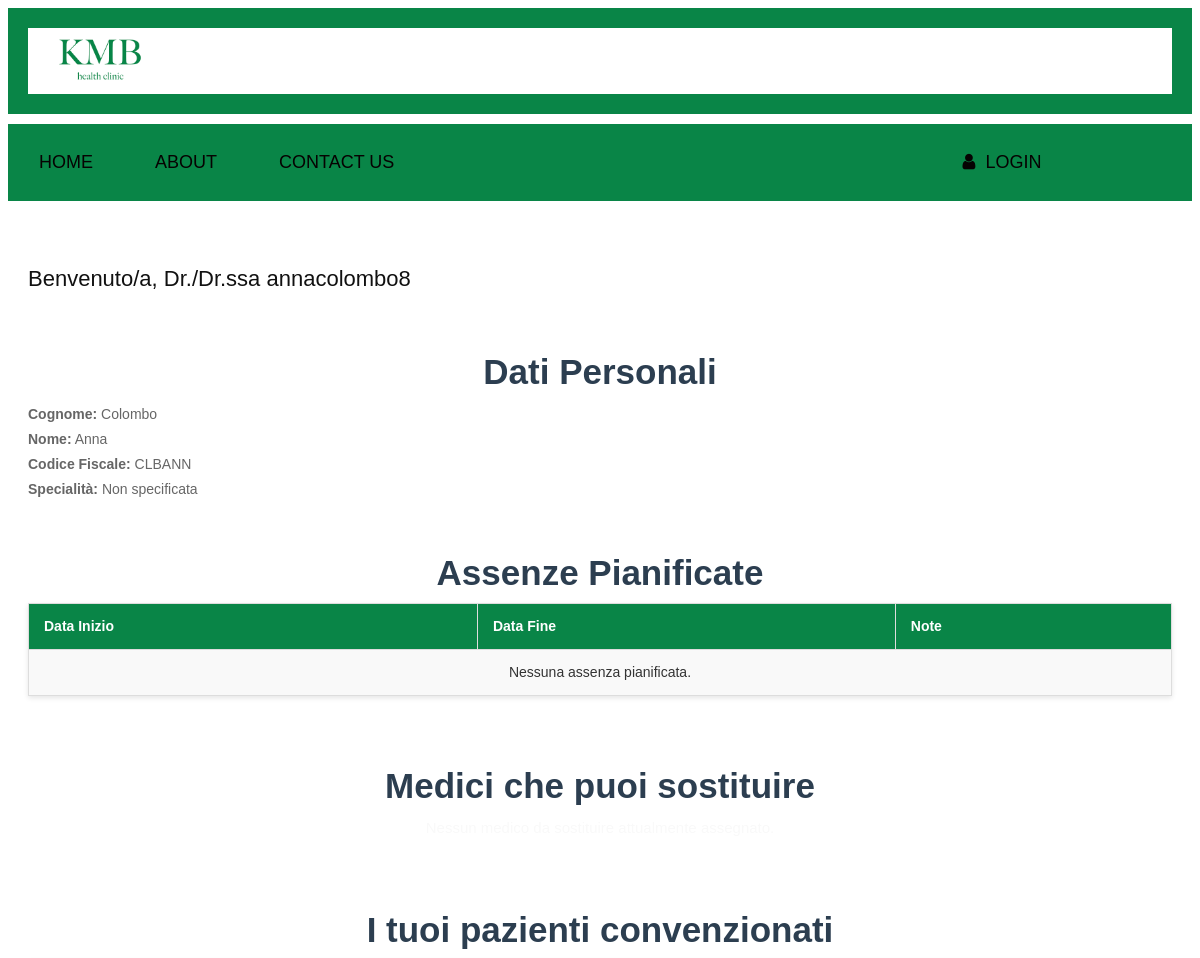
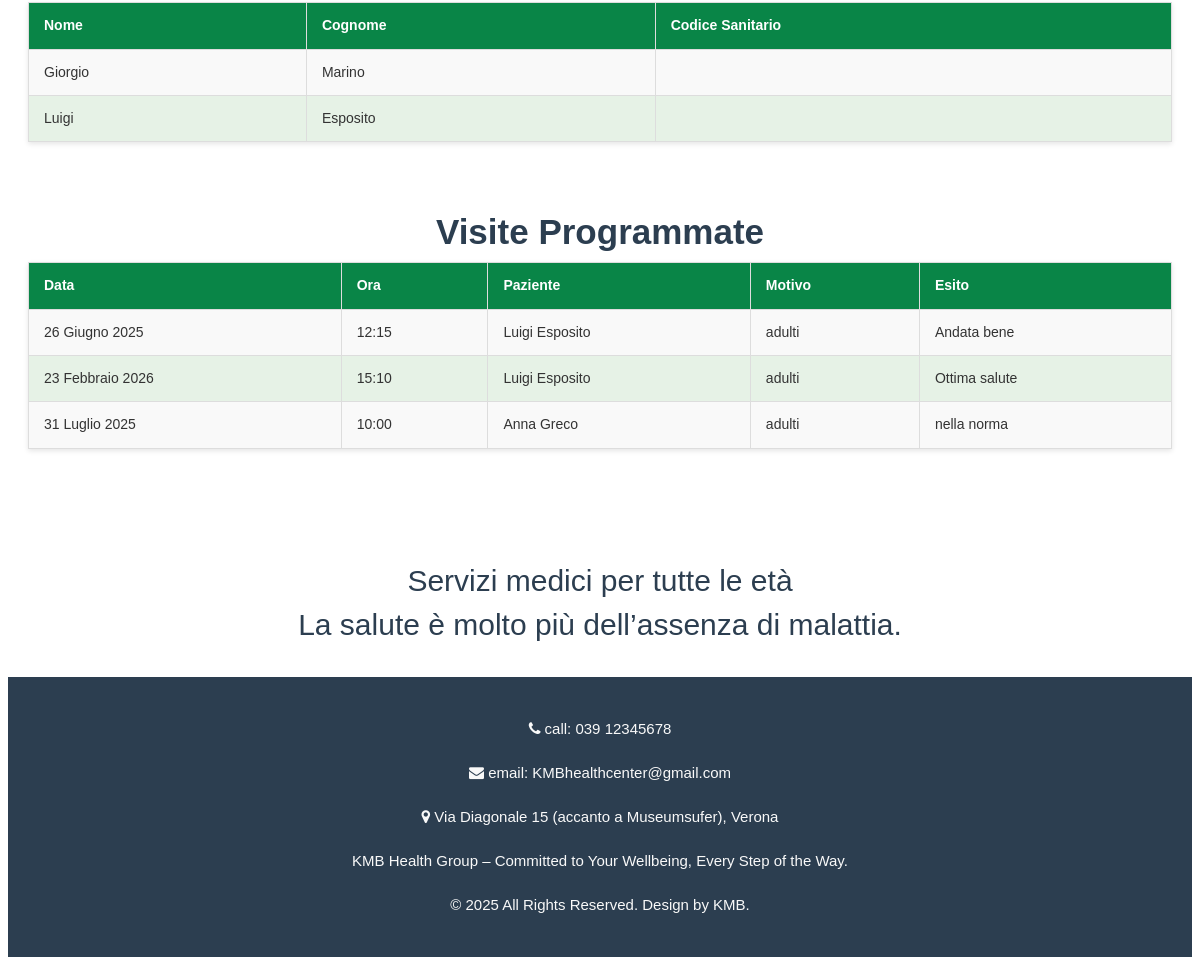
Page /users/medico/ (signed in) on the committed database (2 pictures, top to bottom).
### users/models.py (models this page shows, shortened)
class UtenteBase(models.Model):
    user = models.OneToOneField(User, on_delete=models.CASCADE, primary_key=True)  # collegamento all'account Django
    cognome = models.CharField(max_length=50)
    nome = models.CharField(max_length=50)
    codice_fiscale = models.CharField(max_length=16)
    class Meta:
        abstract = True  # questo rende la classe astratta

class Medico(UtenteBase):
    specializzazione = models.CharField(max_length=30,   choices=SPECIALIZZAZIONE_CHOICES, blank=True, null=True)
    medici_sostituibili = models.ManyToManyField("self", blank=True)
    class Meta:
        verbose_name = "medico"
        verbose_name_plural = "medici"

class Paziente(UtenteBase):
    data_nascita = models.DateField()
    luogo_nascita = models.CharField(max_length=100)
    email = models.EmailField(default="insericiEmail@example.com")  # obbligatorio
    medico_curante = models.ForeignKey("Medico", on_delete=models.SET_NULL, null=True, related_name="medico_pazienti_curante")
    referente_adulto = models.CharField(max_length=100, blank=True, null=True, help_text="Nome e cognome del referente adulto per i minori di 14 anni")
    class Meta:
        verbose_name = "paziente"
        verbose_name_plural = "pazienti"

### visita/models.py (models this page shows, shortened)
class Visita(models.Model):
    id = models.BigAutoField(primary_key=True)
    prenotazione = models.OneToOneField(PrenotazioneVisita, on_delete=models.CASCADE)
    ambulatorio = models.ForeignKey("ambulatorio.Ambulatorio", on_delete=models.SET_NULL, null=True)
    esito = models.TextField(blank=True, null=True)
    @property
    def paziente(self):
        return self.prenotazione.paziente
    class Meta:
        verbose_name = "visita"
        verbose_name_plural = "visite"

class PrenotazioneVisita(models.Model):
    TIPO = [
        ('adulti', 'Per adulti'),
        ('pediatrica', 'Pediatrica'),
    ]
    REGIME = [
        ('ordinaria', 'Ordinaria'),
        ('urgente', 'Urgente'),
    ]
    id = models.BigAutoField(primary_key=True)
    paziente = models.ForeignKey("users.Paziente", on_delete=models.CASCADE)
    medico = models.ForeignKey("users.Medico", on_delete=models.CASCADE)
    data = models.DateField()
    ora = models.TimeField()
    tipo = models.CharField(max_length=20, choices=TIPO)
    regime = models.CharField(max_length=20, choices=REGIME)
    class Meta:
        ordering = ['data', 'ora']  # Ordinamento per data e orario
        verbose_name = "Prenotazione visita"
        verbose_name_plural = "Prenotazioni visite"

### users/views.py (the view)
# urls.py: path('medico/', pagina_medico, name='pagina_medico'),
@login_required
def pagina_medico(request):
    medico = get_object_or_404(Medico, user=request.user)
    pazienti = Paziente.objects.filter(medico_curante=medico)
    visite = Visita.objects.filter(prenotazione__medico=medico)
    medici_sostituibili = medico.medici_sostituibili.all()
    return render(request, 'users/medico.html', {
        'medico': medico,
        'pazienti': pazienti,
        'visite': visite,
        'medici_sostituibili': medici_sostituibili
    })

### users/templates/users/medico.html (shortened to what this page needs)
{% extends 'base.html' %}
{% load static %}
{% block content %}
<div class="white_container">
    <h2 style="text-align: left;">Benvenuto/a, Dr./Dr.ssa {{ request.user.username }}</h2>
    <h3 class="treatment_taital">Dati Personali</h3>
    <ul style="text-align: left;">
        <li><strong>Cognome:</strong> {{ medico.cognome }}</li>
        <li><strong>Nome:</strong> {{ medico.nome }}</li>
        <li><strong>Codice Fiscale:</strong> {{ medico.codice_fiscale }}</li>
        <li><strong>Specialità:</strong> {{ medico.specialita|default:"Non specificata" }}</li>
    </ul>
    <h3 class="treatment_taital">Assenze Pianificate</h3>
    <table class="table table-striped table-bordered custom_table_style" style="text-align:left;">
        <thead>
            <tr>
                <th>Data Inizio</th>
                <th>Data Fine</th>
                <th>Note</th>
            </tr>
        </thead>
        <tbody>
            {% if assenze %}
                {% for assenza in assenze %}
                <tr>
                    <td>{{ assenza.data_inizio }}</td>
                    <td>{{ assenza.data_fine }}</td>
                    <td>{{ assenza.note }}</td>
                </tr>
                {% endfor %}
            {% else %}
                <tr>
                    <td colspan="3" style="text-align:center;">Nessuna assenza pianificata.</td>
                </tr>
            {% endif %}
        </tbody>
    </table>
    <h3 class="treatment_taital">Medici che puoi sostituire</h3>
    {% if medici_sostituibili %}
        <ul style="text-align:left">
            {% for sostituto in medici_sostituibili %}
                <li>Dr./Dr.ssa {{ medici_sostituibili.user.medico.username }}</li>
            {% endfor %}
        </ul>
    {% else %}
        <p>Nessun medico da sostituire attualmente assegnato.</p>
    {% endif %}
    <h3 class="treatment_taital">I tuoi pazienti convenzionati</h3>
    <table class="table table-striped table-bordered custom_table_style">
        <thead>
            <tr>
                <th>Nome</th>
                <th>Cognome</th>
                <th>Codice Sanitario</th>
            </tr>
        </thead>
        <tbody>
            {% for paziente in pazienti %}
                <tr>
                    <td>{{ paziente.nome }}</td>
                    <td>{{ paziente.cognome }}</td>
                    <td>{{ paziente.codice_sanitario }}</td>
                </tr>
            {% empty %}
                <tr>
                    <td colspan="4">Nessun paziente convenzionato.</td>
                </tr>
            {% endfor %}
        </tbody>
    </table>
<h3 class="treatment_taital">Visite Programmate</h3>
<table class="table table-striped table-bordered custom_table_style">
    <thead>
        <tr>
            <th>Data</th>
            <th>Ora</th>
            <th>Paziente</th>
            <th>Motivo</th>
            <th>Esito</th>
        </tr>
    </thead>
    <tbody>
        {% if visite %}
            {% for visita in visite %}
                <tr>
                    <td>{{ visita.prenotazione.data }}</td>
                    <td>{{ visita.prenotazione.ora }}</td>
                    <td>{{ visita.paziente.nome }} {{ visita.paziente.cognome }}</td>
                    <td>{{ visita.prenotazione.tipo }}</td>
                    <td>
                        {% if visita.esito %}
                            {{ visita.esito }}
                        {% else %}
                            <span class="text-muted">Esito non ancora disponibile</span>
                        {% endif %}
                    </td>
                </tr>
            {% endfor %}
        {% else %}
            <tr>
                <td colspan="5" style="text-align:center;">Nessuna visita prenotata.</td>
            </tr>
        {% endif %}
    </tbody>
</table>
{% endblock %}

### static/css/styles.css (style rules this page uses)
* { box-sizing: border-box !important; transition: ease all 0.5s; }
html { scroll-behavior: smooth; overflow-x: hidden; }
body { color: #666666; font-size: 14px; font-family: 'Poppins', sans-serif; line-height: 1.80857; font-weight: normal; overflow-x: hidden; }
h1, h2, h3, h4, h5, h6 { letter-spacing: 0; font-weight: normal; position: relative; padding: 0 0 10px 0; font-weight: normal; line-height: normal; color: #111111; margin: 0 }
h2 { font-size: 22px }
h3 { font-size: 18px }
*, *::after, *::before { -webkit-box-sizing: border-box; -moz-box-sizing: border-box; box-sizing: border-box; }
ul, li, ol { margin: 0px; padding: 0px; list-style: none; }
p { color: #f9f9f9; margin: 20px; font-weight: 300; font-size: 15px; line-height: 24px; }
.treatment_taital { width: 100%; float: left; font-size: 35px; color: #2c3e50; text-align: center; padding-top: 50px; font-weight: bold; }
.white_container { background-color:white; padding: 20px; text-align: center; clear: both; margin-top: 40px; }
.custom_table_style { width: 100%; border-collapse: collapse; margin-bottom: 20px; font-size: 14px; color: #333333; background-color: #f9f9f9; box-shadow: 0 2px 5px rgba(0,0,0,0.1); }
.custom_table_style th, .custom_table_style td { border: 1px solid #ddd; padding: 10px 15px; text-align: left; }
.custom_table_style th { background-color: #098547; color: white; font-weight: 600; }
.custom_table_style tr:nth-child(even) { background-color: #e6f2e6; }

### rows in the picture
Medico: cognome "Colombo", nome "Anna", codice_fiscale "CLBANN"
Paziente: nome "Giorgio", cognome "Marino"
Paziente: nome "Luigi", cognome "Esposito"
Visita: prenotazione.data "26 Giugno 2025", prenotazione.ora "12:15", paziente.nome "Luigi", paziente.cognome "Esposito", prenotazione.tipo "adulti", esito "Andata bene"
Visita: prenotazione.data "23 Febbraio 2026", prenotazione.ora "15:10", paziente.nome "Luigi", paziente.cognome "Esposito", prenotazione.tipo "adulti", esito "Ottima salute"
Visita: prenotazione.data "31 Luglio 2025", prenotazione.ora "10:00", paziente.nome "Anna", paziente.cognome "Greco", prenotazione.tipo "adulti", esito "nella norma"

### other values in the picture
{{ request.user.username }} "annacolombo8"
{{ medico.specialita|default:"Non specificata" }} "Non specificata"
